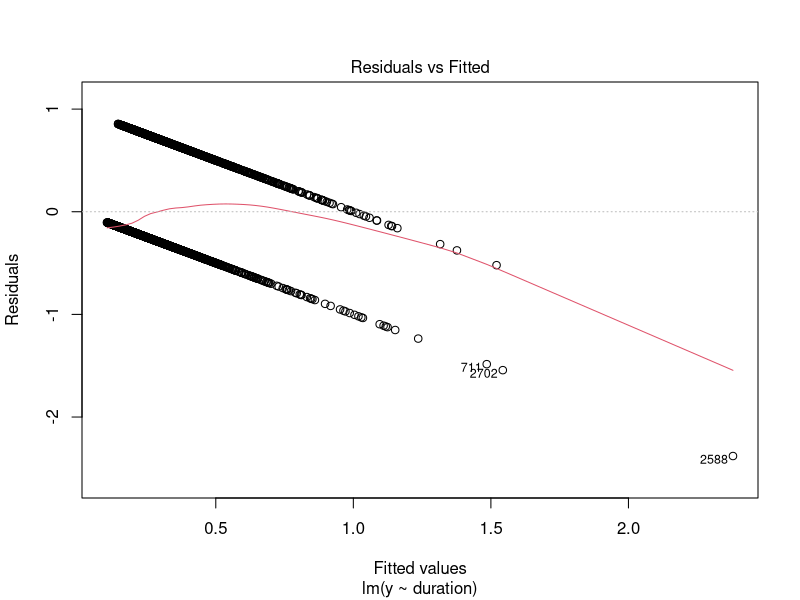
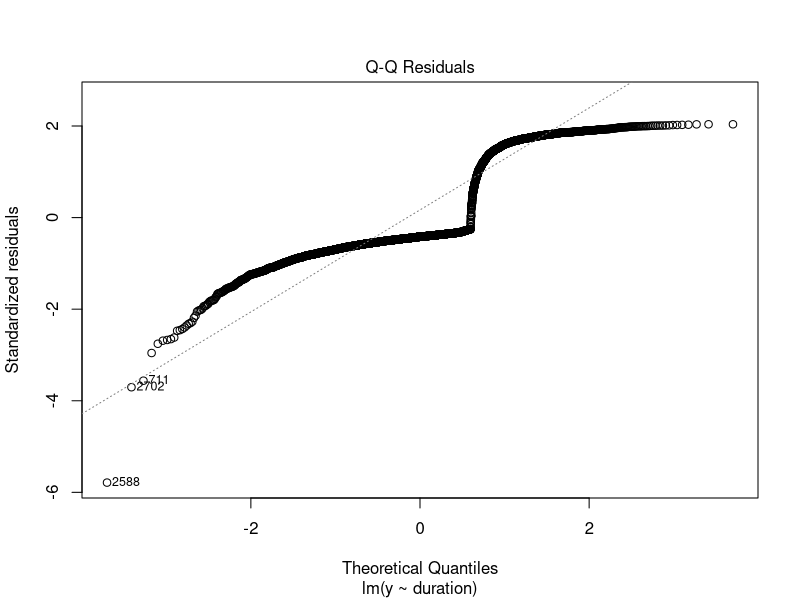
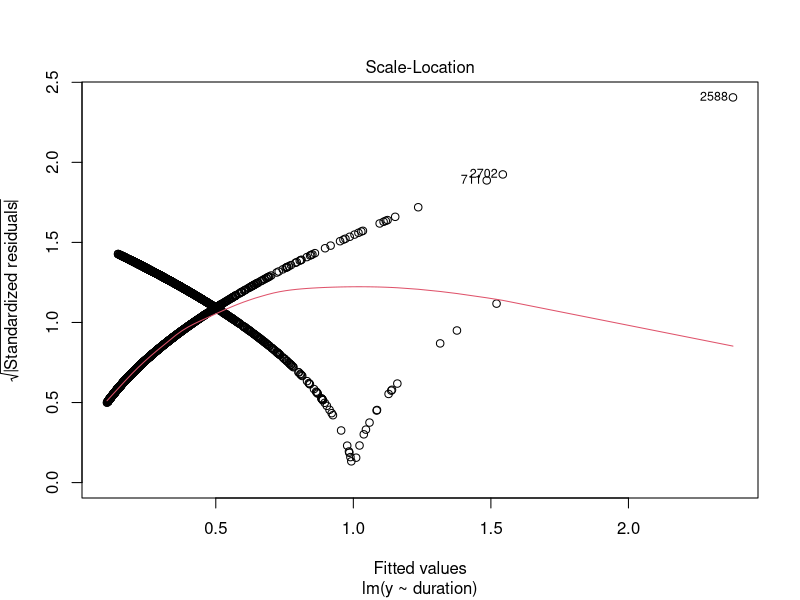
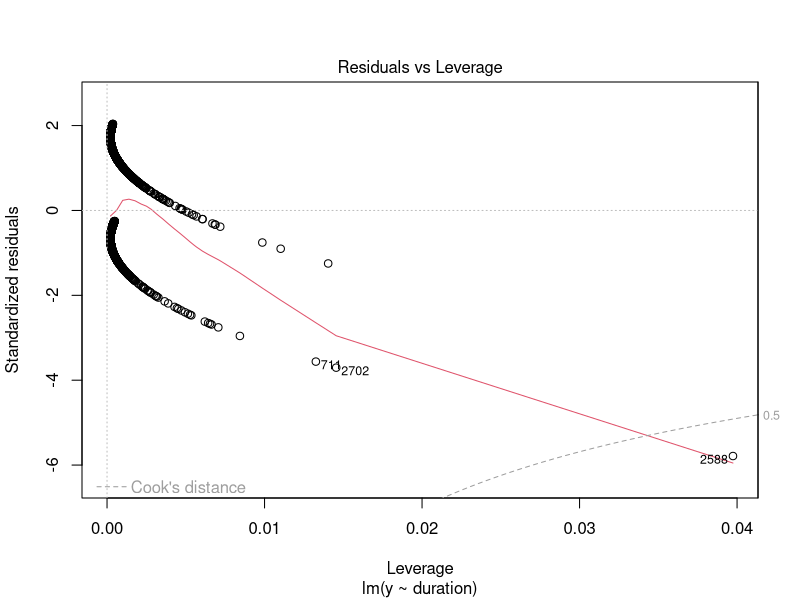

The R script that drew these images, in order:
## ---- chunk 1
knitr::opts_chunk$set(echo=FALSE)
## ---- chunk 2
library(tidyverse)
library(MASS)
data = read.csv("bank_additional_full.csv")
## ---- chunk 3
set.seed(123)
sample <- sample(c(TRUE, FALSE), nrow(data), replace = T, prob = c(0.8,0.2))
train <- data[sample, ]
test <- data[!sample, ]
plot(lm(y~duration, data=data))
## ---- chunk 4
model = glm(y~marital+default+housing+loan+poutcome+emp.var.rate+cons.price.idx+cons.conf.idx, data=data)
print(summary(model))

coefficients = as.matrix(coef(model))
trainingData  = data[,c('marital','default','housing','loan','poutcome','emp.var.rate','cons.price.idx','cons.conf.idx')]
trainingData  = cbind(1,trainingData)
predictions   = as.matrix(trainingData) %*% coefficients
probabilities = exp(predictions)/(1+predictions)
decisions = ifelse(predictions>=0,1,0)
Accuracy = mean(data$y==decisions)
print(Accuracy)
## ---- chunk 5
(qda.m1 <- qda(y ~ poutcome+cons.price.idx, data = train))
(df <- tibble(cons.price.idx = rep(c(92, 95), 2), poutcome = c("1", "1", "0", "0")))
(qda.pred1 <- predict(qda.m1, df)) #This code has some error message I don't quite understand.
test.predicted.qda1 <- predict(qda.m1, newdata = test)
qda.cm1 <- table(test$y, test.predicted.qda1$class)
list(QDA_model1 = qda.cm1 %>% prop.table() %>% round(3))

(qda.m2 <- qda(y ~ poutcome+emp.var.rate, data = train))
(df <- tibble(emp.var.rate = rep(c(-3.5, 0), 2), poutcome = c("1", "1", "0", "0")))
(qda.pred2 <- predict(qda.m2, df)) #Same comment as above
test.predicted.qda2 <- predict(qda.m2, newdata = test)
qda.cm2 <- table(test$y, test.predicted.qda2$class)
list(QDA_model2 = qda.cm2 %>% prop.table() %>% round(3))
# (Linear & Quadratic Discriminant Analysis[online]. Available at: $http://uc-r.github.io/discriminant_analysis#why$)
